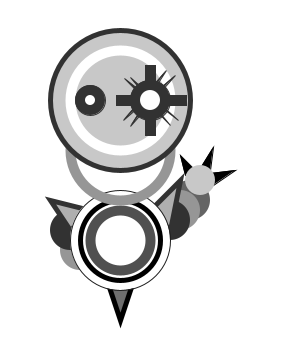
Frame 1 (no input)
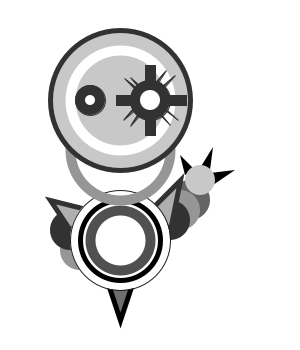
Frame 60 (the mouse pressed at the canvas centre just before this capture)
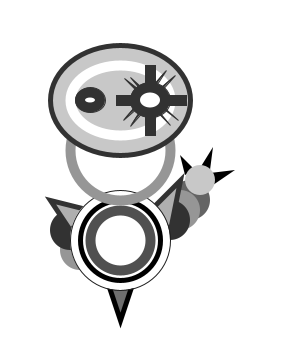
Frame 120 (the mouse held since frame 60 and released just before this capture)

The Processing sketch that drew these frames (run headless with seeded random() and noise(); from frame 60 on, the mouse is pressed at the canvas centre):

// Processing sketch: processing_55759
// ── processing_55759.pde

float easing = 0.02;

void setup() {
size(300, 350);
background(255);
smooth();
}

//body

int a = 40;
int bx = 120;
int by = 240;
int hx = 120;

int hr = 140;

int ey = 100;
int e = 10;
int el = 90;

int h = 30;
int eh = 5;

int x = 120;
int y = 30;
int w = 70;
int l = 140;

int er = 150;
int hy = 100;

void draw () {
  background(255);
  if((mouseX > x) && (mouseX < x+w) &&
     (mouseY > y) && (mouseY < y+l)) {
   er = mouseX;
   hy = mouseY;
     } //else {
        //er = 150;
        //hy = 100;}
  if (mousePressed) {
h = 30;
eh = 5;
} else {
h = 0;
eh = 0;
}


  //right arm
  fill(0);                  //colour
  triangle(185,175,195,170,180,155);
  triangle(200,168,213,147,210,170);
  triangle(235,170,213,185,210,173);
  noStroke();
  fill(100);                //colour
  ellipse(190,200,a,a);
  noStroke();
  fill(150);                //colour
  ellipse(180,210,a,a);
  //stroke(0);
  fill(50);                 //colour
  ellipse(170,220,a,a);
  //noStroke();
  fill(200);                //colour
  ellipse(200,180,a-10,a-10);
    //ellipse(170,220,40,40);
    //stroke(0);
    
//stroke(0);
fill(255);
  
  //left arm
  fill(150);                //colour
  ellipse(80,250,a,a);
  //ellipse(70,230,40,40);
  fill(50);                //colour
  ellipse(70,230,a,a);

fill(175);                //colour
strokeWeight(5);
stroke(50);
triangle(50,200,90,210,70,230); //left shoulder
triangle(180,180,150,210,170,230); //right shoulder
stroke(0);
fill(110);                //colour
triangle(100,260,140,260,120,320); //bottom
stroke(30);
strokeWeight(1);
fill(255);                //colour
ellipse(bx,by,100,100);
stroke(0);
strokeWeight(5);
ellipse(bx,by,80,80);
strokeWeight(10);
stroke(80);
ellipse(bx,by,60,60);

//neck
smooth();
noFill();                //colour
strokeWeight (10);
stroke(150);
ellipse(120,150,100,100);
strokeWeight(1);

//head
stroke(50);
strokeWeight(5);
fill(200);                 //colour
ellipse(hx,hy,hr,hr-h);
noFill();                  //colour
strokeWeight(10);
stroke(255);
ellipse(hx,hy,hr-40,hr-40-h);
//ellipse(120,100,60,60);
strokeWeight(1);
stroke(50);

fill(50);                  //colour
//rect(60,50,120,10);
//rect(50,60,140,10);

//eyes
rect(er-5,hy-35,10,70);
quad(er-20,hy-23,er+28,hy+20,er-26,hy-22,er+20,hy+25);
quad(er-27,hy+20,er+16,hy-30,er-20,hy+26,er+25,hy-25);
rect(er-34,hy-5,70,10);
ellipse(er-60,hy,e+20,e+20-eh);
ellipse(er,hy,e+30,e+30-eh);

fill(255);
noStroke();
ellipse(er,hy,e+10,e+10-eh);
ellipse(er-60,hy,e,e-eh);
//fill(237,29,47);
//ellipse(150,100,8.5,8.5)

//fill(101,188,70);
//ellipse(90,100,5,5); 
//ellipse(150,100,7,7); 
//rect(115,235,10,10);
}
